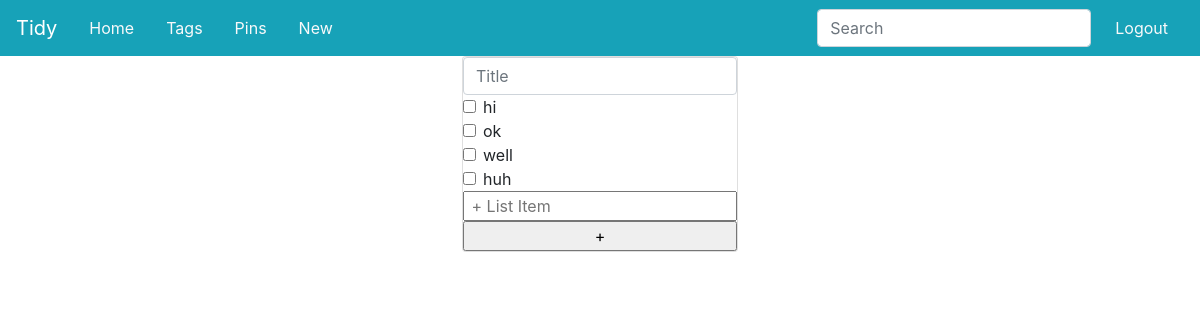
The page /index (signed in) on the database as committed earlier.
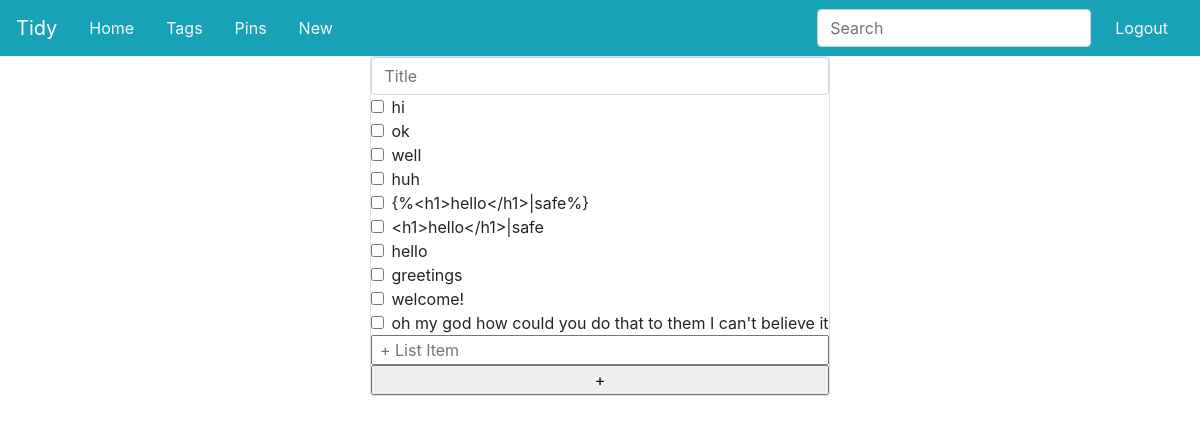
The same page on the database as committed later.
### app/models.py (models this page shows, shortened)
class Entries(db.Model):
    __tablename__='Entries'
    id=db.Column(db.Integer,primary_key=True)
    user_id=db.Column(db.Integer,db.ForeignKey('User.id'),index=True)
    text=db.Column(db.String)
    date_created=db.Column(db.DateTime,default=datetime.now())
    tags = db.relationship("Tags",secondary=tag_map)

### app/routes.py (the view, shortened to what this page needs)
@app.route('/', methods=['GET','POST'])
@app.route('/index', methods=['GET','POST'])
@login_required
def index():
    uTags = Tags.query.join(Entries.tags).filter(Entries.user_id==current_user.id).all()
    list = Entries.query.filter_by(user_id=current_user.id).all()
    return render_template('list.html',list=list)

### app/models.py (called while the page is built)
@login.user_loader
def load_user(id):
    return User.query.get(int(id))

### app/templates/list.html (shortened to what this page needs)
{% extends 'base.html' %}
{% block app_content %}
<div class="container">
  <div class="row">
    <form class="mx-auto card" action="{{url_for('index')}}"
     id='list' action="index.html" method="POST">
      <input type="text" placeholder="Title" autocomplete="off" class="form-control"  name="tag">
      {% for entry in list%}
        <div class="form-check">
          <input class="form-check-input" type="checkbox" value="" id="entry{{entry.id}}">
          <label class="form-check-label" for="entry{{entry.id}}">
              {{entry.text}}
          </label>
        </div>
      {% endfor %}
      <input type="text" placeholder=" + List Item" autocomplete="off" name="entry" autofocus>
      <input type="submit" value="+" name="add">
    </form>
  </div>
</div>
{% endblock %}

### app/templates/base.html (shortened to what this page needs)
{% extends 'bootstrap/base.html' %}
{% block navbar %}
<div class="Header">
  <nav class="navbar d-flex bg-info navbar-dark">
    <a class="navbar-brand" href={{url_for("index")}}>Tidy</a>
        <a class="nav-link text-light" href='{{url_for("index")}}'>Home</a>
    {% if current_user.is_authenticated %}
        <a class="nav-link text-light" href="">Tags</a>
        <a class="nav-link text-light" href="">Pins</a>
        <a class="nav-link text-light" href="">New</a>
    <form class="form-inline ml-auto my-2 my-lg-0">
      <input class="form-control mr-sm-2" type="search" placeholder="Search" aria-label="Search" />
    </form>
    <a class="nav-link text-light" href='{{url_for("logout")}}'>Logout</a>
    {% else %}
    <a class="nav-link text-light ml-auto" href='{{url_for("login")}}'>Login</a>
    <a class="nav-link text-light" href='{{url_for("register")}}'>Register</a>
    {% endif %}
    </nav>
</div>
{% endblock %}
{% block content %}
  {% block app_content %}
  {% endblock %}
{% endblock %}
{% block styles %}
  <link rel="stylesheet" href="https://maxcdn.bootstrapcdn.com/bootstrap/4.0.0/css/bootstrap.min.css">
  <link rel="stylesheet" href="../static/css/main.css">
{% endblock %}

Rows that differ between the two databases and show on the page:
added Entries: text "{%<h1>hello</h1>|safe%}"
added Entries: text "<h1>hello</h1>|safe"
added Entries: text "hello"
added Entries: text "greetings"
added Entries: text "welcome!"
added Entries: text "oh my god how could you do that to them I can't believe it"
